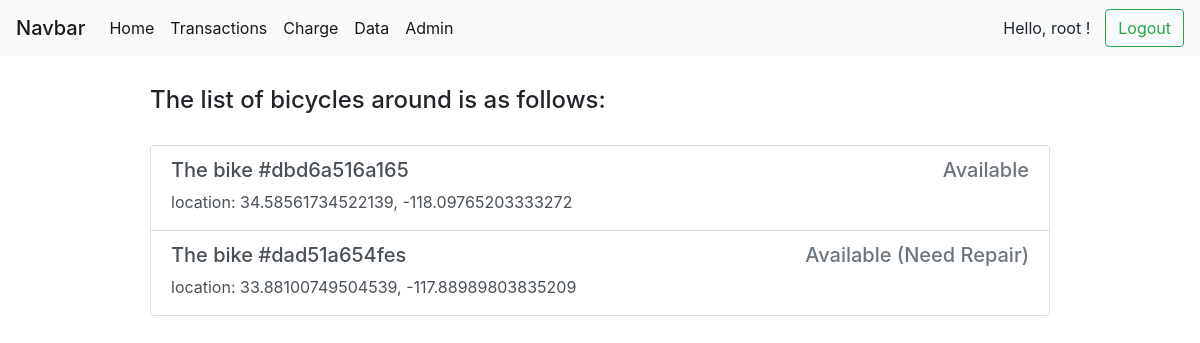
The app's page / (signed in) with its own data.
### bike/models.py (models this page shows, shortened)
class Bike(models.Model):
    unique = models.CharField(max_length=12, unique=True, default=uuid4().hex[:12], verbose_name="ID")
    available = models.BooleanField(default=True)
    position_lat = models.FloatField(default=0.0)
    position_lng = models.FloatField(default=0.0)
    need_repair = models.BooleanField(default=False)
    def position(self):
        return f"{self.position_lat}, {self.position_lng}"

### bike/views.py (the view)
# urls.py: path('', views.index),
@require_http_methods(['GET'])
def index(request):
    bikes = Bike.objects.all()
    content = {"bikes": bikes}
    return render(request, "bike/index.html", content)

### bike/templates/bike/index.html (shortened to what this page needs)
{% extends 'bike/base.html' %}
{% block content %}
<div style="width: 75%;margin: auto;margin-top: 30px;">
  <h4 style="margin-bottom: 30px;">The list of bicycles around is as follows:</h4>
  <div class="list-group">
    {% for bike in bikes %}
    {% if bike.available %}
    <a href="/detail/{{bike.id}}/" class="list-group-item list-group-item-action">
      <div class="d-flex w-100 justify-content-between">
        <h5 class="mb-1">The bike #{{bike.unique}}</h5>
        <h5 class="text-muted">
          Available
          {% if bike.need_repair %}(Need Repair){% endif %}
        </h5>
      </div>
      <p class="mb-1">location: {{bike.position}}</p>
    </a>
    {% endif %}
    {% endfor %}
  </div>
</div>
{% endblock %}

### bike/templates/bike/base.html (shortened to what this page needs)
<!DOCTYPE html>
<html lang="en">
<head>
    <link rel="stylesheet" href="https://cdn.jsdelivr.net/npm/bootstrap@4.6.0/dist/css/bootstrap.min.css">
</head>
<body>
    <nav class="navbar navbar-expand-lg navbar-light bg-light">
        <span class="navbar-brand mb-0 h1">Navbar</span>
        <div class="collapse navbar-collapse" id="navbarSupportedContent">
            <ul class="navbar-nav mr-auto">
                <li class="nav-item active">
                    <a class="nav-link" href="/">Home</a>
                </li>
                <li class="nav-item active">
                    <a class="nav-link" href="/transactions/">Transactions</a>
                </li>
                <li class="nav-item active">
                    <a class="nav-link" href="/charge/">Charge</a>
                </li>
                <li class="nav-item active">
                    <a class="nav-link" href="/chart/">Data</a>
                </li>
                <li class="nav-item active">
                    <a class="nav-link" href="/admin/">Admin</a>
                </li>
            </ul>
            {% if request.user.is_authenticated %}
            <div style="margin-right: 15px;">Hello, {{request.user}} !</div>
            <a href="/logout/"><button class="btn btn-outline-success my-2 my-sm-0" type="submit">Logout</button></a>
            {% else %}
            <a href="/login/"><button class="btn btn-outline-success my-2 my-sm-0" type="submit">Login</button></a>
            {% endif %}
        </div>
    </nav>
    {% block content %}
    {% endblock %}
</body>
</html>

### records on screen
Bike: unique "dbd6a516a165", position "34.58561734522139, -118.09765203333272"
Bike: unique "dad51a654fes", need_repair "(Need Repair)", position "33.88100749504539, -117.88989803835209"

### other values on screen
{{ request.user }} "root"
